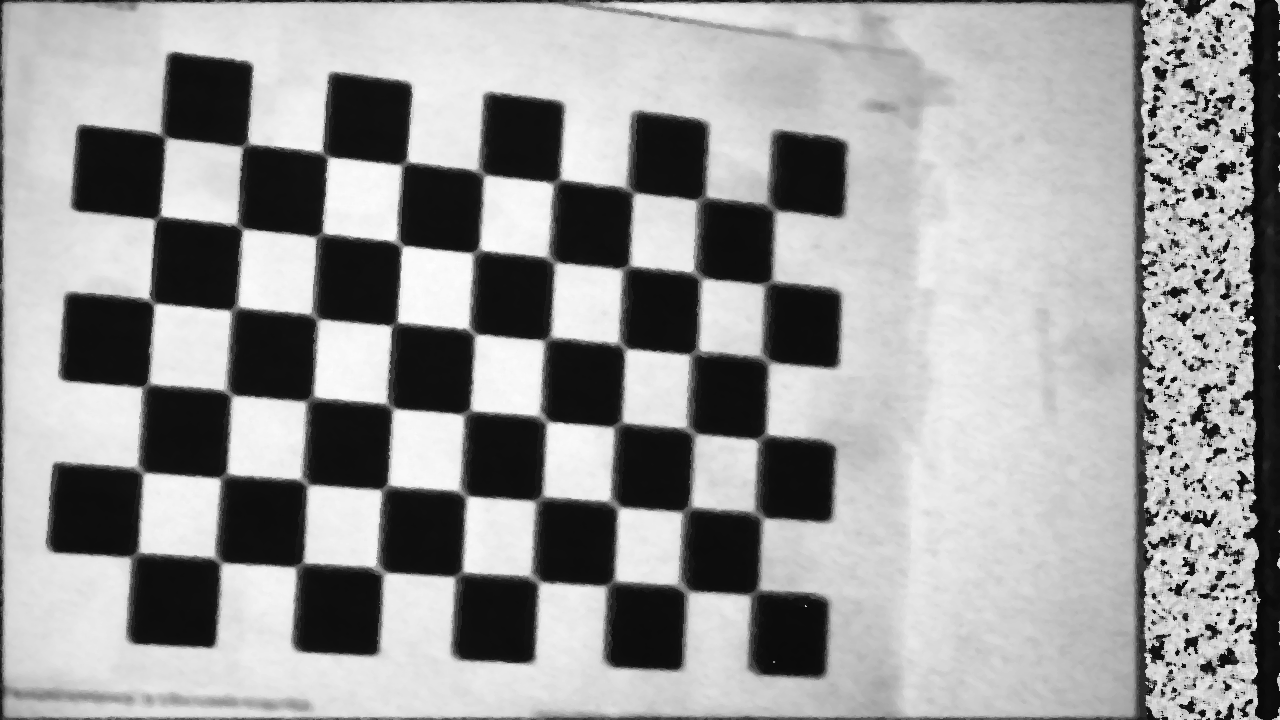
#> input picture calibrage2/proj/match/checkerboard1.png, 1280 x 720 px; its folder holds only this picture in this run
$ python calibrate.py
#> lines starting #> are read from the running program, lines starting #| are printed output that depends on the picture; after the words box and inside, x2 and y2 are one past the last pixel; in counts of white or black regions, pixels touching at a corner belong together; long printed decimals are rounded
#!/usr/bin/python
# -*- coding: utf-8 -*-

from __future__ import print_function

import numpy as np
import cv2
import glob

W, H = 9, 6

# termination criteria
criteria = (cv2.TERM_CRITERIA_EPS + cv2.TERM_CRITERIA_MAX_ITER, 30, 0.001)

# prepare object points, like (0,0,0), (1,0,0), (2,0,0) ....,(6,5,0)
objp = np.zeros((H*W,3), np.float32)
objp[:,:2] = np.mgrid[0:W,0:H].T.reshape(-1,2)

# Arrays to store object points and image points from all the images.
objpoints = [] # 3d point in real world space
imgpoints = [] # 2d points in image plane.

images = sorted(glob.glob('checkerboard*.png'))
valid_images = []

for fname in images:
    img = cv2.imread(fname)
#> img is the input picture: shape (720, 1280, 3); min 8, max 253, mean 154.6
    gray = cv2.cvtColor(img,cv2.COLOR_BGR2GRAY)
    # Find the chess board corners
    ret, corners = cv2.findChessboardCorners(gray, (W,H), None)
#> ret = True; corners = 54 rows, first 8: [753.1, 588.9], [683.5, 588], [610.5, 583.5], [535, 579], [458.5, 574.5], [380.5, 570], [299.5, 565], [218, 560]

    # If found, add object points, image points (after refining them)
    if ret == True:
        objpoints.append(objp)

        cv2.cornerSubPix(gray,corners,(11,11),(-1,-1),criteria)
        imgpoints.append(corners)

        # Draw and display the corners

        cv2.cornerSubPix(gray,corners,(11,11),(-1,-1),criteria)
        cv2.drawChessboardCorners(img, (W,H), corners ,ret)
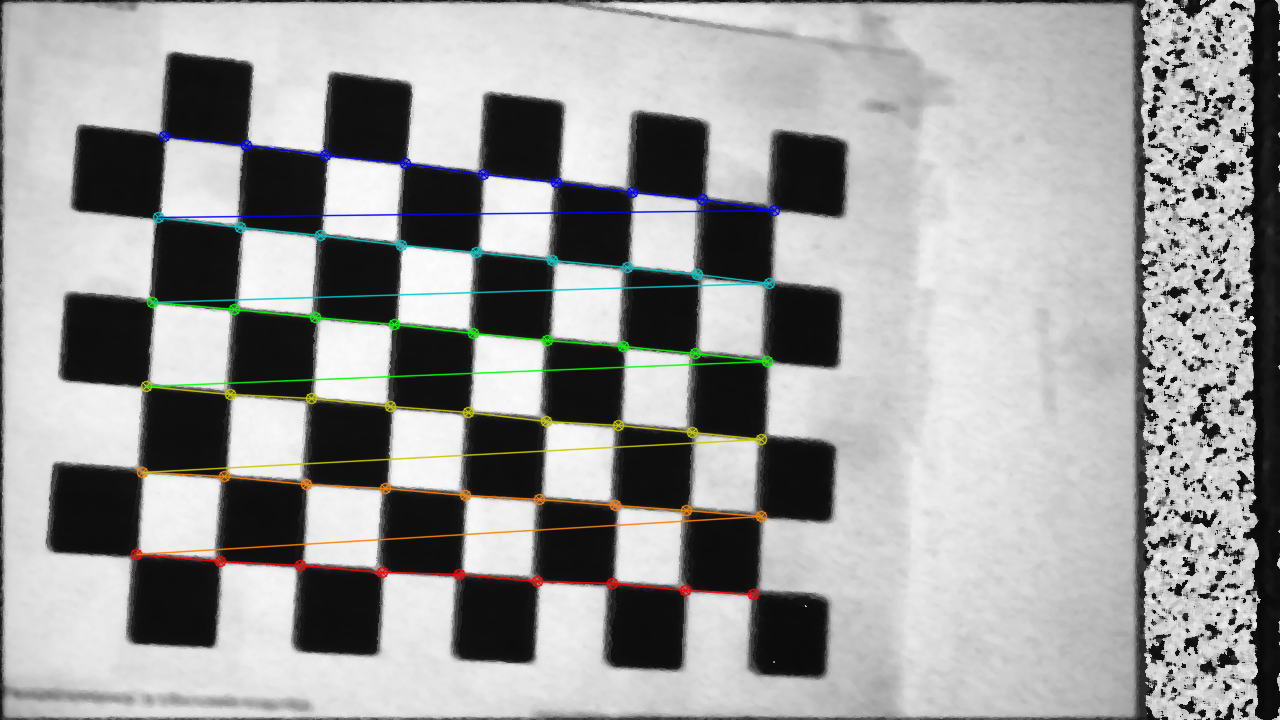
#> img: shape (720, 1280, 3); 2.68% of pixels changed, all inside (x1, y1, x2, y2) = (130, 130, 781, 601)

        # Pour visu
        # cv2.imshow('img',img)
        # cv2.waitKey(0)
        cv2.imwrite('cv-'.join(fname.split('checkerboard')), img)
        valid_images.append(fname)
    else:
        print("No match for :", fname)

# Force la distortion radiale à zéro
flags=[
    cv2.CALIB_FIX_K1, cv2.CALIB_FIX_K2, cv2.CALIB_FIX_K3,
    cv2.CALIB_FIX_K4, cv2.CALIB_FIX_K5, cv2.CALIB_FIX_K6
]

ret, mtx, dist, rvecs, tvecs = cv2.calibrateCamera(objpoints, imgpoints, gray.shape[::-1], None, None, flags=reduce(lambda acc, x: acc | x, flags, 0))
#> ret = 1.38; mtx = [[3398.5, 0, 630.2], [0, 3212.9, 384], [0, 0, 1]]; dist = [[0, 0, 0.0139, 0.0149, 0]]; rvecs = ([0.757, -0.121, -2.98],); tvecs = ([1.52, 2.68, 41.3],)

def print_arr(arr):
    for line in arr:
        print('\t'.join(map(str, line)))
#> this loop made 3 passes
#> (printed output is left out)
    print()

print("Internes")
print_arr(mtx)

print("Rotations")
for i, r in enumerate(rvecs):
    print(valid_images[i])
    print_arr(cv2.Rodrigues(r)[0])
#> this loop made 1 pass
#> (printed output is left out)

print("Translations")
for i, t in enumerate(tvecs):
    print(valid_images[i])
    print_arr(t)
#> this loop made 1 pass
#> (printed output is left out)

print("Distortion coeffs:")
print_arr(dist)

mean_error = 0
for i in xrange(len(objpoints)):
    imgpoints2, _ = cv2.projectPoints(objpoints[i], rvecs[i], tvecs[i], mtx, dist)
    error = cv2.norm(imgpoints[i],imgpoints2, cv2.NORM_L2)/len(imgpoints2)
    mean_error += error
#> this loop made 1 pass
#> (error, mean_error) on pass 1: (0.188, 0.188)
#> after the loop, mean_error = 0.188

print("total error: ", mean_error/len(objpoints))
#| total error:  0.1875

$ run again, on calibrage2/proj/match/checkerboard13.png
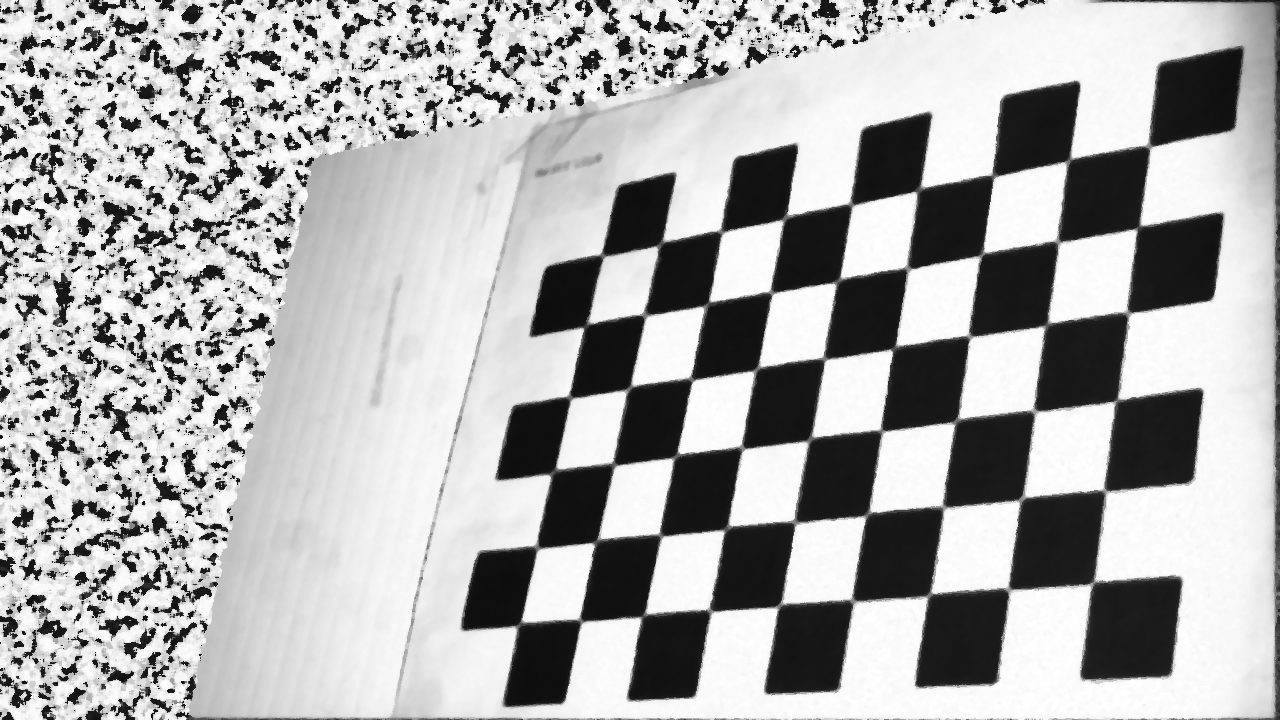
#> input picture calibrage2/proj/match/checkerboard13.png, 1280 x 720 px
#> img is the input picture: shape (720, 1280, 3); min 13, max 255, mean 172.4
#> `ret, corners = cv2.findChessboardCorners(gray, (W,H), None)`: ret = True; corners = 54 rows, first 8: [1093.8, 582.2], [1008.5, 589.5], [929, 594.5], [852.5, 600.5], [779.5, 605.5], [710, 610.5], [643.5, 615], [580, 620]
#> `cv2.drawChessboardCorners(img, (W,H), corners ,ret)`:
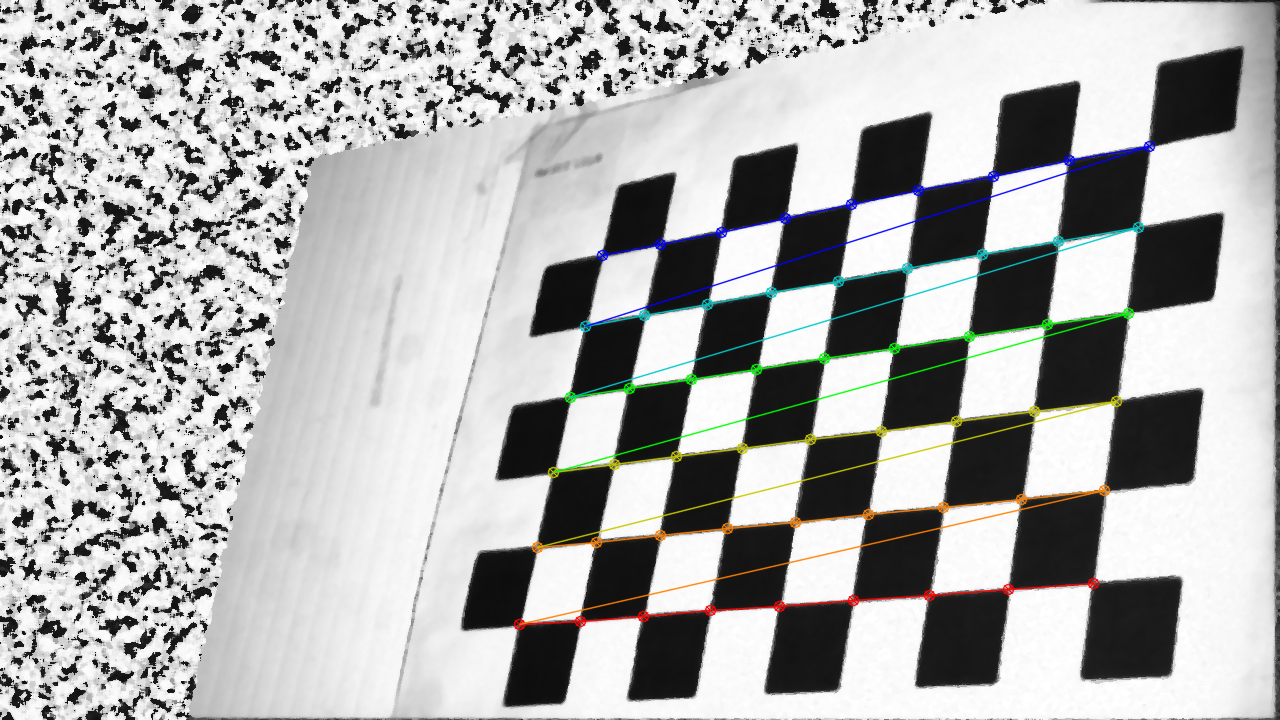
#> img: shape (720, 1280, 3); 2.5% of pixels changed, all inside (x1, y1, x2, y2) = (513, 140, 1156, 631)
#> `ret, mtx, dist, rvecs, tvecs = cv2.calibrateCamera(objpoints, imgpoint..`: ret = 0.81; mtx = [[2506.3, 0, 609.5], [0, 2444, 424], [0, 0, 1]]; dist = [[0, 0, 0.00721, -0.0259, 0]]; rvecs = ([-1.15, -0.619, -2.81],); tvecs = ([4.73, 1.58, 24.19],)
#> the loop in print_arr, `for line in arr:` made 3 passes
#> (printed output is left out)
#> the loop `for i, r in enumerate(rvecs):` made 1 pass
#> (printed output is left out)
#> the loop `for i, t in enumerate(tvecs):` made 1 pass
#> (printed output is left out)
#> the loop `for i in xrange(len(objpoints)):` made 1 pass
#> (error, mean_error) on pass 1: (0.11, 0.11)
#> after the loop `for i in xrange(len(objpoints)):`: mean_error = 0.11
#| total error:  0.1102

$ run again, on calibrage2/proj/match/checkerboard14.png
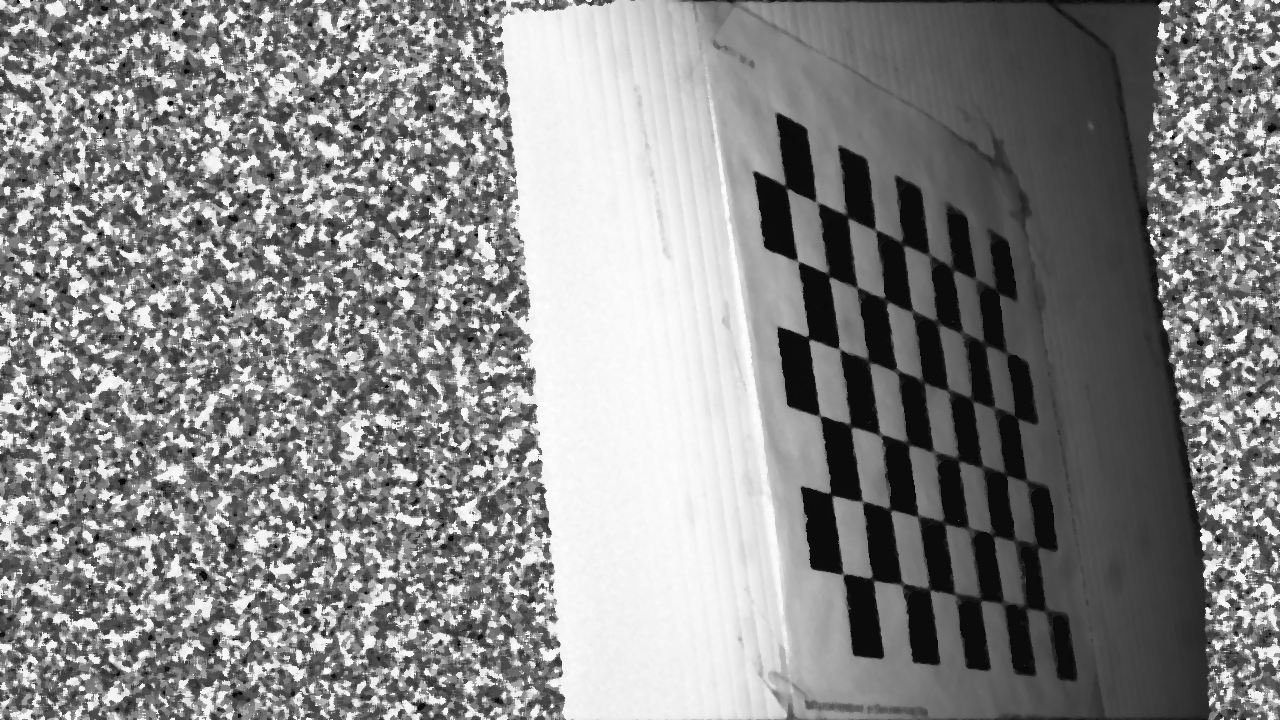
#> input picture calibrage2/proj/match/checkerboard14.png, 1280 x 720 px
#> img is the input picture: shape (720, 1280, 3); min 8, max 255, mean 134.1
#> `ret, corners = cv2.findChessboardCorners(gray, (W,H), None)`: ret = True; corners = 54 rows, first 8: [1046.5, 610.5], [1025.5, 607.5], [1003.5, 602.5], [979.6, 596.9], [955.5, 593.5], [929.5, 589], [902, 584.5], [874.4, 581.1]
#> `cv2.drawChessboardCorners(img, (W,H), corners ,ret)`:
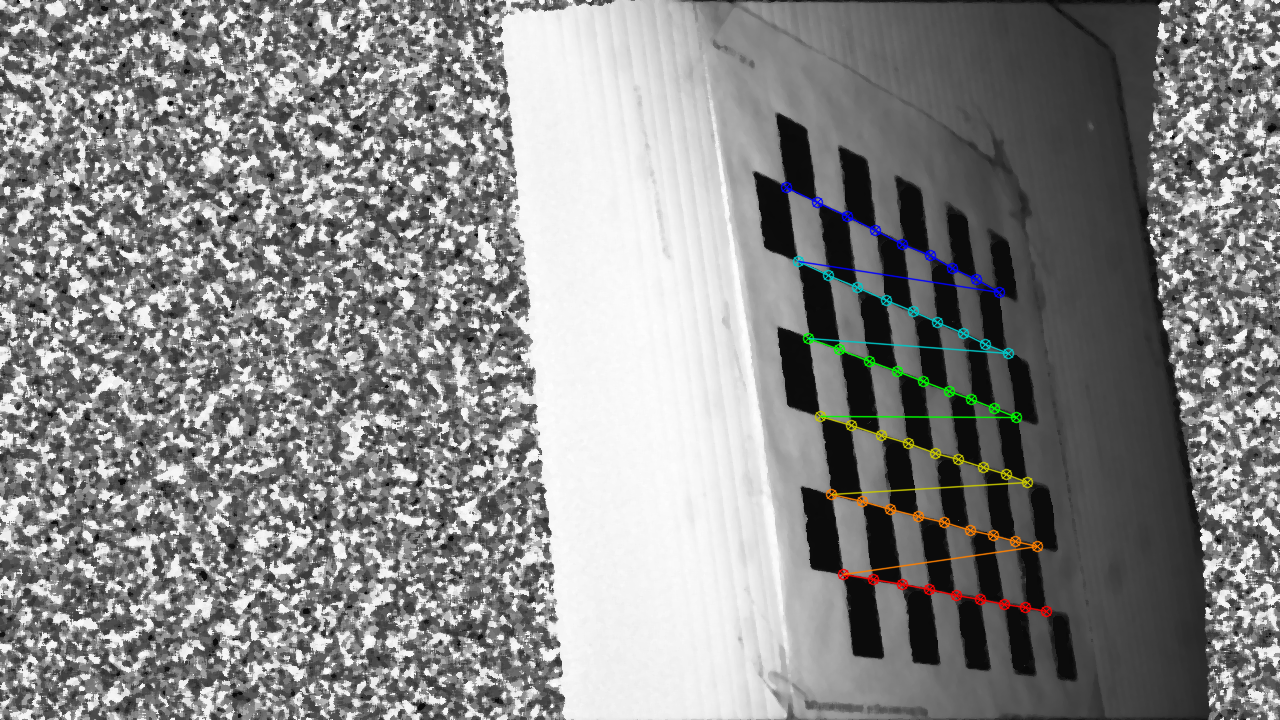
#> img: shape (720, 1280, 3); 1.22% of pixels changed, all inside (x1, y1, x2, y2) = (780, 181, 1053, 618)
#> `ret, mtx, dist, rvecs, tvecs = cv2.calibrateCamera(objpoints, imgpoint..`: ret = 0.806; mtx = [[3149.7, 0, 762.2], [0, 2905.2, 1179.4], [0, 0, 1]]; dist = [[0, 0, 0.0889, 0.00376, 0]]; rvecs = ([1.86, 0.0191, -2.73],); tvecs = ([3.71, -8.22, 39.61],)
#> the loop in print_arr, `for line in arr:` made 3 passes
#> (printed output is left out)
#> the loop `for i, r in enumerate(rvecs):` made 1 pass
#> (printed output is left out)
#> the loop `for i, t in enumerate(tvecs):` made 1 pass
#> (printed output is left out)
#> the loop `for i in xrange(len(objpoints)):` made 1 pass
#> (error, mean_error) on pass 1: (0.11, 0.11)
#> after the loop `for i in xrange(len(objpoints)):`: mean_error = 0.11
#| total error:  0.1096

$ run again, on calibrage2/proj/match/checkerboard15.png
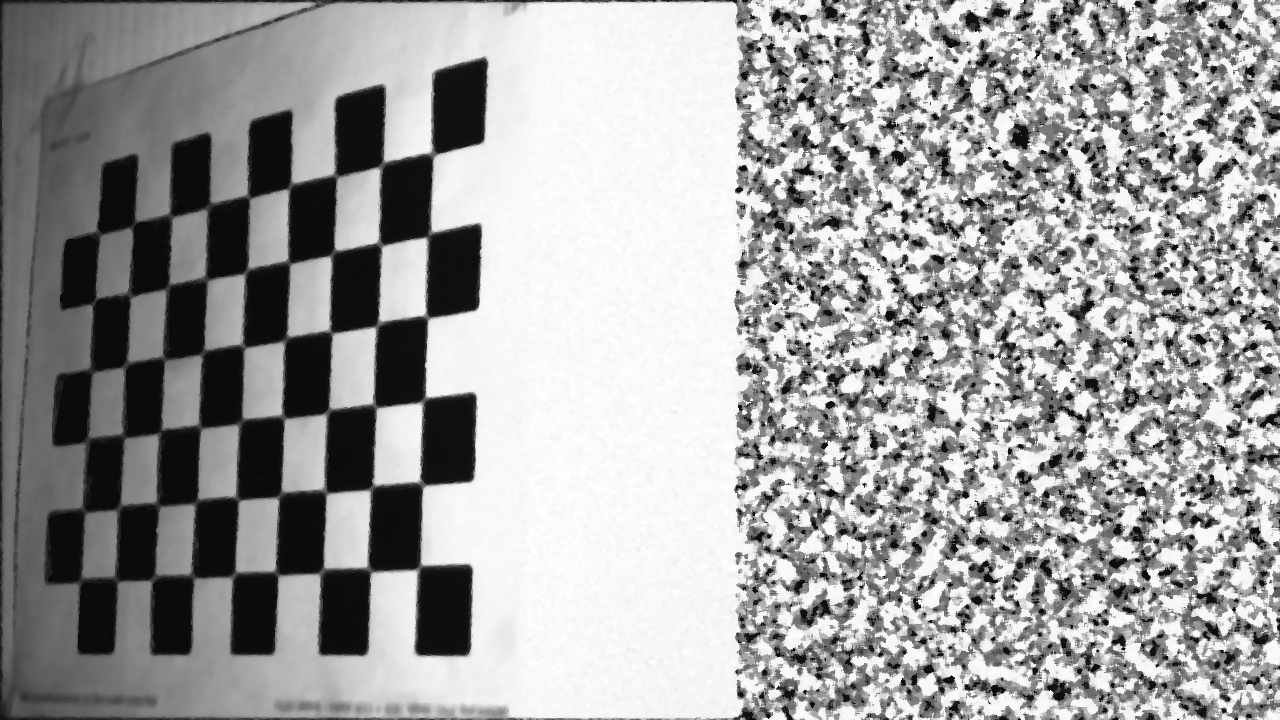
#> input picture calibrage2/proj/match/checkerboard15.png, 1280 x 720 px
#> img is the input picture: shape (720, 1280, 3); min 8, max 255, mean 159.2
#> `ret, corners = cv2.findChessboardCorners(gray, (W,H), None)`: ret = True; corners = 54 rows, first 8: [419, 567.5], [369.5, 570.5], [322.5, 570.5], [277, 573.5], [234.5, 574.5], [194, 576.5], [154, 577], [116, 579]
#> `cv2.drawChessboardCorners(img, (W,H), corners ,ret)`:
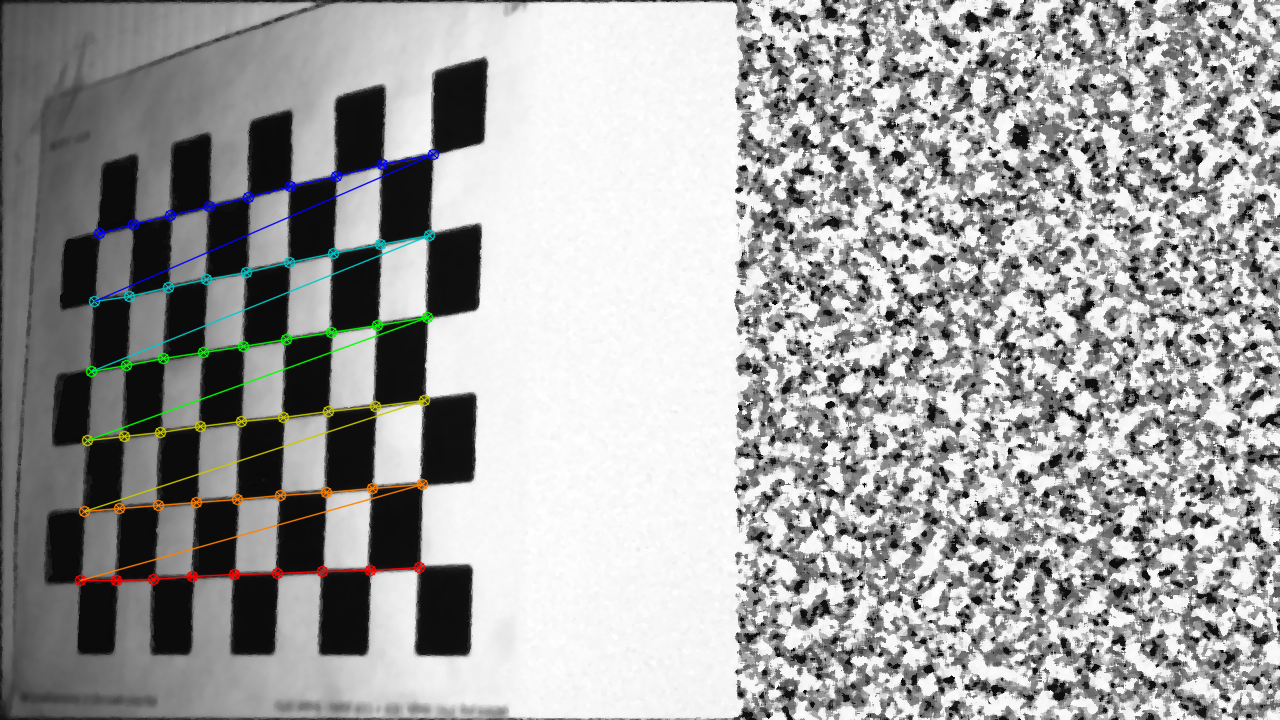
#> img: shape (720, 1280, 3); 1.69% of pixels changed, all inside (x1, y1, x2, y2) = (74, 148, 440, 587)
#> `ret, mtx, dist, rvecs, tvecs = cv2.calibrateCamera(objpoints, imgpoint..`: ret = 0.773; mtx = [[1879.8, 0, 604.1], [0, 2200.8, 430.8], [0, 0, 1]]; dist = [[0, 0, 0.00133, 0.0053, 0]]; rvecs = ([1.07, 0.193, 2.93],); tvecs = ([-2.55, 1.62, 25.85],)
#> the loop in print_arr, `for line in arr:` made 3 passes
#> (printed output is left out)
#> the loop `for i, r in enumerate(rvecs):` made 1 pass
#> (printed output is left out)
#> the loop `for i, t in enumerate(tvecs):` made 1 pass
#> (printed output is left out)
#> the loop `for i in xrange(len(objpoints)):` made 1 pass
#> (error, mean_error) on pass 1: (0.105, 0.105)
#> after the loop `for i in xrange(len(objpoints)):`: mean_error = 0.105
#| total error:  0.1051
